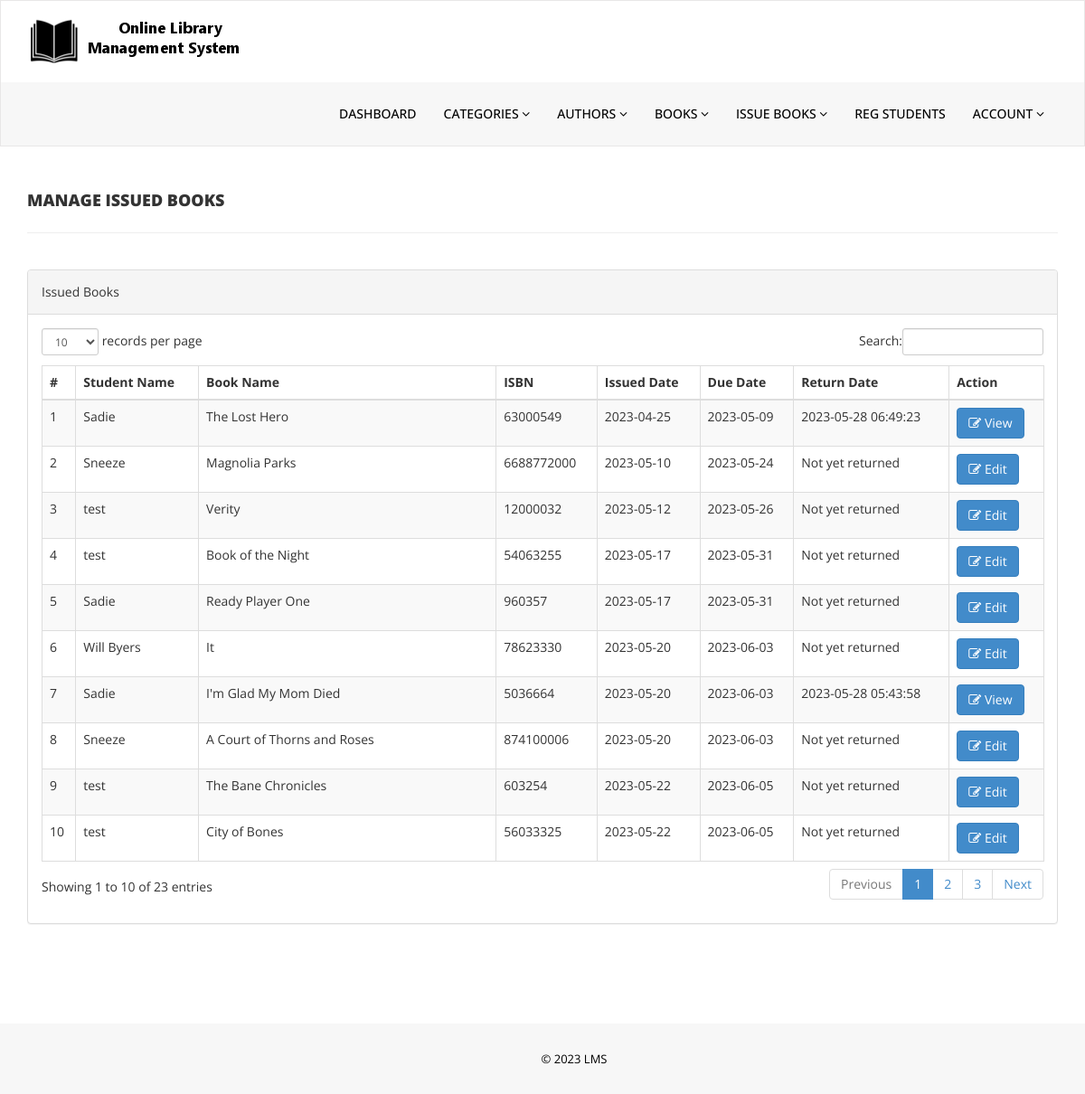
Screenshot of /admin/manage-issued-books.php (signed in) with the database file from the repository.
### tables this page shows
CREATE TABLE `tblissuedbookdetails` (
  `id` int(11) NOT NULL,
  `BookId` int(11) NOT NULL,
  `StudentID` varchar(150) DEFAULT NULL,
  `IssuesDate` date DEFAULT current_timestamp(),
  `DueDate` date DEFAULT NULL,
  `ReturnDate` timestamp NULL DEFAULT NULL ON UPDATE current_timestamp(),
  `RetrunStatus` int(1) DEFAULT NULL,
  `fine` int(11) DEFAULT NULL
);

CREATE TABLE `tblstudents` (
  `id` int(11) NOT NULL,
  `StudentId` varchar(100) DEFAULT NULL,
  `FullName` varchar(120) DEFAULT NULL,
  `EmailId` varchar(120) DEFAULT NULL,
  `MobileNumber` char(11) DEFAULT NULL,
  `Password` varchar(120) DEFAULT NULL,
  `Status` int(1) DEFAULT NULL,
  `RegDate` timestamp NULL DEFAULT current_timestamp(),
  `UpdationDate` timestamp NULL DEFAULT NULL ON UPDATE current_timestamp()
);

CREATE TABLE `tblbooks` (
  `id` int(11) NOT NULL,
  `BookName` varchar(255) DEFAULT NULL,
  `CatId` int(11) DEFAULT NULL,
  `AuthorId` int(11) DEFAULT NULL,
  `ISBNNumber` varchar(25) DEFAULT NULL,
  `BookPrice` decimal(10,2) DEFAULT NULL,
  `bookImage` varchar(250) NOT NULL,
  `isIssued` int(1) DEFAULT 0,
  `RegDate` timestamp NULL DEFAULT current_timestamp(),
  `UpdationDate` timestamp NULL DEFAULT NULL ON UPDATE current_timestamp()
);

### admin/manage-issued-books.php (the view, shortened to what this page needs)
<?php
if(strlen($_SESSION['alogin'])==0)
    {
header('location:index.php');
}
else{
    ?>
<!DOCTYPE html>
<html xmlns="http://www.w3.org/1999/xhtml">
<head>
    <link href="assets/css/bootstrap.css" rel="stylesheet" />
    <link href="assets/css/font-awesome.css" rel="stylesheet" />
    <link href="assets/js/dataTables/dataTables.bootstrap.css" rel="stylesheet" />
    <link href="assets/css/style.css" rel="stylesheet" />
</head>
<body>
<?php include('includes/header.php');?>
    <div class="content-wrapper">
         <div class="container">
        <div class="row pad-botm">
            <div class="col-md-12">
                <h4 class="header-line">Manage Issued Books</h4>
    </div>
     <div class="row">
</div>
        </div>
            <div class="row">
                <div class="col-md-12">
                    <div class="panel panel-default">
                        <div class="panel-heading">
                          Issued Books
                        </div>
                        <div class="panel-body">
                            <div class="table-responsive">
                                <table class="table table-striped table-bordered table-hover" id="dataTables-example">
                                    <thead>
                                        <tr>
                                            <th>#</th>
                                            <th>Student Name</th>
                                            <th>Book Name</th>
                                            <th>ISBN </th>
                                            <th>Issued Date</th>
                                            <th>Due Date</th>
                                            <th>Return Date</th>
                                            <th>Action</th>
                                        </tr>
                                    </thead>
                                    <tbody>
<?php $sql = "SELECT tblstudents.FullName,tblbooks.BookName,tblbooks.ISBNNumber,tblissuedbookdetails.IssuesDate,tblissuedbookdetails.DueDate, tblissuedbookdetails.ReturnDate,tblissuedbookdetails.id as rid from  tblissuedbookdetails join tblstudents on tblstudents.StudentId=tblissuedbookdetails.StudentId join tblbooks on tblbooks.id=tblissuedbookdetails.BookId order by tblissuedbookdetails.IssuesDate";
$query = $dbh -> prepare($sql);
$query->execute();
$results=$query->fetchAll(PDO::FETCH_OBJ);
$cnt=1;
if($query->rowCount() > 0)
{
foreach($results as $result)
{               ?>
                                        <tr class="odd gradeX">
                                            <td class="center"><?php echo htmlentities($cnt);?></td>
                                            <td class="center"><?php echo htmlentities($result->FullName);?></td>
                                            <td class="center"><?php echo htmlentities($result->BookName);?></td>
                                            <td class="center"><?php echo htmlentities($result->ISBNNumber);?></td>
                                            <td class="center"><?php echo htmlentities($result->IssuesDate);?></td>
											<td class="center"><?php echo htmlentities($result->DueDate);?></td>
                                            <td class="center"><?php if($result->ReturnDate=="")
                                            {
                                                echo htmlentities("Not yet returned");
                                            } else {
                                            echo htmlentities($result->ReturnDate);
}
                                            ?></td>
                                            <td class="center">
                                            <a href="update-issue-bookdeails.php?rid=<?php echo htmlentities($result->rid);?>">
												<?php if ($result->ReturnDate=="") {?>
												<button class="btn btn-primary"><i class="fa fa-edit "></i> Edit</button>
												<?php } else { ?> <button class="btn btn-primary"><i class="fa fa-edit "></i> View</button> <?php } ?>
                                            </td>
                                        </tr>
 <?php $cnt=$cnt+1;}} ?>
                                    </tbody>
                                </table>
                            </div>
                        </div>
                    </div>
                </div>
            </div>
    </div>
    </div>
  <?php include('includes/footer.php');?>
</body>
</html>
<?php } ?>

### admin/assets/css/style.css (style rules this page uses)
.content-wrapper { margin-top: 40px; min-height:800px; padding-bottom:90px; }
.header-line { font-weight:900; padding-bottom:25px; border-bottom:1px solid #eeeeee; text-transform:uppercase; }
.pad-botm { padding-bottom:30px; }

### rows the page displays
tblissuedbookdetails: tblstudents.FullName "Sadie", BookId.BookName "The Lost Hero", BookId.ISBNNumber "63000549", IssuesDate "2023-04-25", DueDate "2023-05-09", ReturnDate "2023-05-28 06:49:23", shows "View"
tblissuedbookdetails: tblstudents.FullName "Sneeze", BookId.BookName "Magnolia Parks", BookId.ISBNNumber "6688772000", IssuesDate "2023-05-10", DueDate "2023-05-24", shows "Edit"
tblissuedbookdetails: tblstudents.FullName "test", BookId.BookName "Verity", BookId.ISBNNumber "12000032", IssuesDate "2023-05-12", DueDate "2023-05-26", shows "Edit"
tblissuedbookdetails: tblstudents.FullName "test", BookId.BookName "Book of the Night", BookId.ISBNNumber "54063255", IssuesDate "2023-05-17", DueDate "2023-05-31", shows "Edit"
tblissuedbookdetails: tblstudents.FullName "Sadie", BookId.BookName "Ready Player One", BookId.ISBNNumber "960357", IssuesDate "2023-05-17", DueDate "2023-05-31", shows "Edit"
tblissuedbookdetails: tblstudents.FullName "Will Byers", BookId.BookName "It", BookId.ISBNNumber "78623330", IssuesDate "2023-05-20", DueDate "2023-06-03", shows "Edit"
tblissuedbookdetails: tblstudents.FullName "Sadie", BookId.BookName "I'm Glad My Mom Died", BookId.ISBNNumber "5036664", IssuesDate "2023-05-20", DueDate "2023-06-03", ReturnDate "2023-05-28 05:43:58", shows "View"
tblissuedbookdetails: tblstudents.FullName "Sneeze", BookId.BookName "A Court of Thorns and Roses", BookId.ISBNNumber "874100006", IssuesDate "2023-05-20", DueDate "2023-06-03", shows "Edit"
tblissuedbookdetails: tblstudents.FullName "test", BookId.BookName "The Bane Chronicles", BookId.ISBNNumber "603254", IssuesDate "2023-05-22", DueDate "2023-06-05", shows "Edit"
tblissuedbookdetails: tblstudents.FullName "test", BookId.BookName "City of Bones", BookId.ISBNNumber "56033325", IssuesDate "2023-05-22", DueDate "2023-06-05", shows "Edit"
